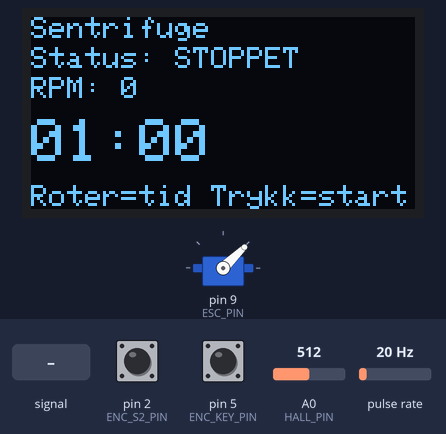
A sketch run on a simulated Arduino Uno, built with avr-gcc and run on an emulated ATmega328P. On the bench: servo, 128×64 one-colour display. Wiring (inferred from the names in the program): pulse sensor: data pin 3. Inputs (shaded band) come from the test bench; at power-on: pin 5 (ENC_KEY_PIN) HIGH, pin 2 (ENC_S2_PIN) HIGH, pulse rate 20 Hz, A0 (HALL_PIN) = 512.

Above: at 3.2 s.
3.3 s: pin 5 (ENC_KEY_PIN) pulled LOW for 0.15 s
At 3.54 s:
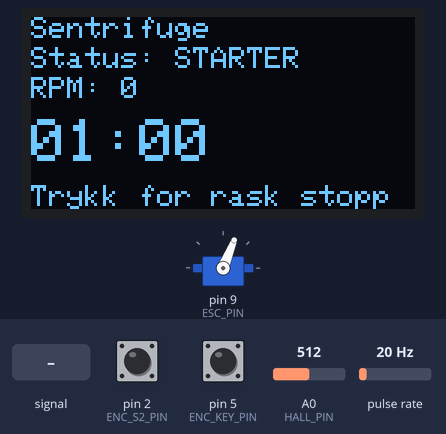
4.0 s: pin 5 (ENC_KEY_PIN) pulled LOW for 1 s
At 4.46 s:
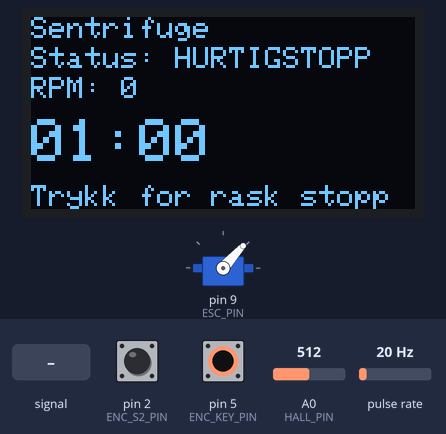
6.5 s: pin 2 (ENC_S2_PIN) pulled LOW for 0.15 s
At 6.75 s:
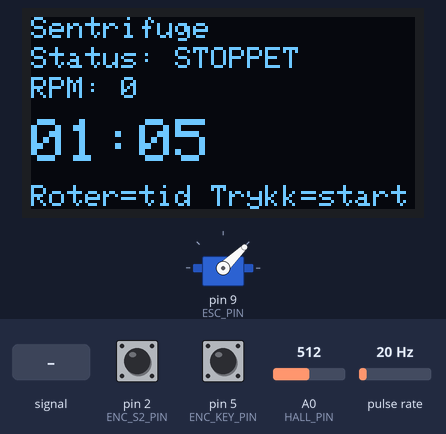
8.3 s: pin 5 (ENC_KEY_PIN) pulled LOW for 0.15 s
At 8.82 s:
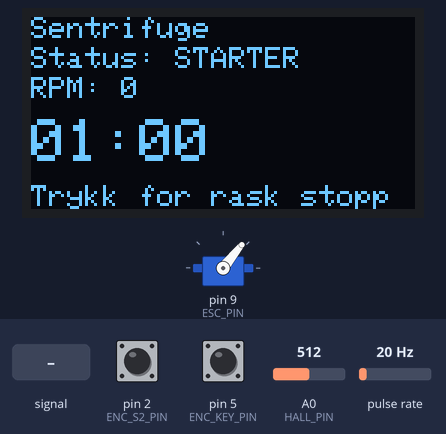
9.0 s: A0 (HALL_PIN) fed a 200 Hz sine of ±255 counts around its level
At 11.54 s:
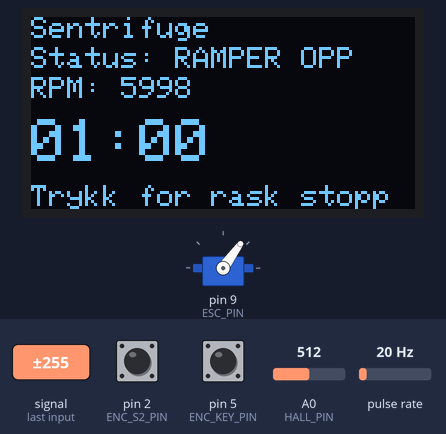
12.0 s: pulse rate (sensor on pin 3) set to 4 Hz
At 14.25 s:
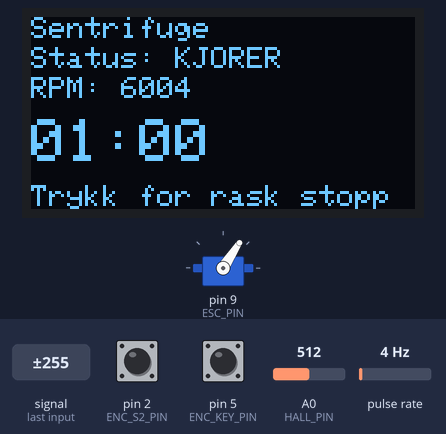
Timing chart, 0 to 15.8 s (numbered marks = the images above; inputs shaded):
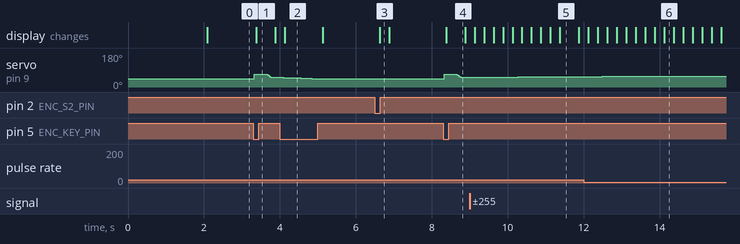

Measured:
- after the input at 3.3 s, servo on pin 9 (ESC_PIN): 44° → 68° at once, → 51° 0.31 s later; the display: changes after 0.08 s (image 1)
- after the input at 4.0 s, the display: changes after 0.13 s (image 2)
- after the input at 6.5 s, the display: changes after 0.13 s (image 3)
- after the input at 8.3 s, servo on pin 9 (ESC_PIN): 44° → 68° at once, → 51° 0.31 s later; the display: changes after 0.08 s (image 4)
- after the input at 9.0 s, the display: first changes after 0.13 s (image 5 shows a later state)
- what the display in image 5 shows lasts 0.5 s, from 11.4 s to 11.9 s

The sketch:

SentrifugeprogramAuto.ino
```cpp
#include <Wire.h>
#include <Adafruit_GFX.h>
#include <Adafruit_SSD1306.h>
#include <Servo.h>

// =========================
// PINNER
// =========================
const int ENC_S2_PIN    = 2;
const int ENC_S1_PIN    = 3;
const int ENC_KEY_PIN   = 5;
const int HALL_PIN      = A0;
const int ESC_PIN       = 9;

// =========================
// OLED
// =========================
#define SCREEN_WIDTH 128
#define SCREEN_HEIGHT 64
#define OLED_RESET -1
#define SCREEN_ADDRESS 0x3C

Adafruit_SSD1306 display(SCREEN_WIDTH, SCREEN_HEIGHT, &Wire, OLED_RESET);

// =========================
// ESC
// =========================
Servo esc;

const int ESC_STOP_US    = 1000; // stopp
const int POST_BOOST_US  = 1065; // lavt nivå rett etter boost
const int ESC_TARGET_US  = 1135; // ønsket kjørehastighet

const int START_BOOST_US = 1250;                // startboost
const unsigned long START_BOOST_TIME_MS = 300;  // hvor lenge boost varer

const unsigned long ESC_ARM_TIME_MS          = 2000;
const unsigned long DROP_AFTER_BOOST_TIME_MS = 150;   // rask ned etter boost
const unsigned long RAMP_TO_TARGET_TIME_MS   = 5000;  // rolig opp til target
const unsigned long RAMP_DOWN_NORMAL_MS      = 6000;
const unsigned long RAMP_DOWN_FAST_MS        = 1000;

// =========================
// TID / ENCODER
// =========================
volatile int encoderDelta = 0;

unsigned long setSeconds = 60;
unsigned long remainingSeconds = 60;

const unsigned long MIN_SECONDS  = 5;
const unsigned long MAX_SECONDS  = 3600;
const unsigned long STEP_SECONDS = 5;

// =========================
// HALL / RPM (ANALOG A0)
// =========================
const int PULSES_PER_REV = 1;

const int HALL_THRESHOLD_LOW  = 300;
const int HALL_THRESHOLD_HIGH = 450;

bool pulseLatched = false;
unsigned long lastAcceptedPulseMicros = 0;
unsigned long pulsePeriodMicros = 0;
bool newPulseAvailable = false;

float rpmMeasured = 0.0f;
float rpm = 0.0f;
unsigned long lastRpmUpdateMs = 0;

const unsigned long MIN_PULSE_GAP_US = 8000;
const unsigned long RPM_TIMEOUT_MS   = 1500;

const float RPM_FILTER_ALPHA = 0.20f;

int hallAnalogValue = 0;

// =========================
// TILSTANDSMASKIN
// =========================
enum State {
  IDLE,
  START_BOOST,
  DROP_AFTER_BOOST,
  RAMP_TO_TARGET,
  RUNNING,
  RAMP_DOWN_NORMAL,
  RAMP_DOWN_FAST
};

State state = IDLE;

int currentEscUs = ESC_STOP_US;
unsigned long rampStartTime = 0;
int rampFromUs = ESC_STOP_US;
int rampToUs = ESC_STOP_US;

// =========================
// TIDTAKING / KNAPP / DISPLAY
// =========================
unsigned long lastSecondTick = 0;

bool lastButtonReading = HIGH;
bool stableButtonState = HIGH;
unsigned long lastDebounceTime = 0;
const unsigned long debounceDelay = 30;

unsigned long lastDisplayUpdate = 0;
const unsigned long displayInterval = 250;

// =========================
// ENCODER INTERRUPT
// =========================
void handleEncoder() {
  if (digitalRead(ENC_S1_PIN) == digitalRead(ENC_S2_PIN)) {
    encoderDelta--;
  } else {
    encoderDelta++;
  }
}

// =========================
// HJELPEFUNKSJONER
// =========================
void writeEsc(int us) {
  currentEscUs = us;
  esc.writeMicroseconds(us);
}

void startRamp(int fromUs, int toUs) {
  rampFromUs = fromUs;
  rampToUs = toUs;
  rampStartTime = millis();
}

unsigned long getRampDuration(State s) {
  if (s == DROP_AFTER_BOOST) return DROP_AFTER_BOOST_TIME_MS;
  if (s == RAMP_TO_TARGET)   return RAMP_TO_TARGET_TIME_MS;
  if (s == RAMP_DOWN_NORMAL) return RAMP_DOWN_NORMAL_MS;
  if (s == RAMP_DOWN_FAST)   return RAMP_DOWN_FAST_MS;
  return 0;
}

void updateRamp() {
  unsigned long duration = getRampDuration(state);
  if (duration == 0) return;

  unsigned long elapsed = millis() - rampStartTime;

  if (elapsed >= duration) {
    writeEsc(rampToUs);

    if (state == DROP_AFTER_BOOST) {
      state = RAMP_TO_TARGET;
      startRamp(POST_BOOST_US, ESC_TARGET_US);
    } else if (state == RAMP_TO_TARGET) {
      state = RUNNING;
      lastSecondTick = millis();
    } else if (state == RAMP_DOWN_NORMAL || state == RAMP_DOWN_FAST) {
      state = IDLE;
      remainingSeconds = setSeconds;
    }
    return;
  }

  float frac = (float)elapsed / (float)duration;
  int value = rampFromUs + (int)((rampToUs - rampFromUs) * frac);
  writeEsc(value);
}

void beginRun() {
  remainingSeconds = setSeconds;
  state = START_BOOST;
  writeEsc(START_BOOST_US);
  rampStartTime = millis();
}

void beginNormalStop() {
  state = RAMP_DOWN_NORMAL;
  startRamp(currentEscUs, ESC_STOP_US);
}

void beginFastStop() {
  state = RAMP_DOWN_FAST;
  startRamp(currentEscUs, ESC_STOP_US);
}

void applyEncoderChange() {
  static int encoderAccum = 0;

  noInterrupts();
  int delta = encoderDelta;
  encoderDelta = 0;
  interrupts();

  encoderAccum += delta;

  while (encoderAccum >= 2) {
    if (state == IDLE) {
      if (setSeconds + STEP_SECONDS <= MAX_SECONDS) {
        setSeconds += STEP_SECONDS;
      } else {
        setSeconds = MAX_SECONDS;
      }
      remainingSeconds = setSeconds;
    }
    encoderAccum -= 2;
  }

  while (encoderAccum <= -2) {
    if (state == IDLE) {
      if (setSeconds >= MIN_SECONDS + STEP_SECONDS) {
        setSeconds -= STEP_SECONDS;
      } else {
        setSeconds = MIN_SECONDS;
      }
      remainingSeconds = setSeconds;
    }
    encoderAccum += 2;
  }
}

bool buttonPressed() {
  bool reading = digitalRead(ENC_KEY_PIN);

  if (reading != lastButtonReading) {
    lastDebounceTime = millis();
  }

  bool pressedEvent = false;

  if ((millis() - lastDebounceTime) > debounceDelay) {
    if (reading != stableButtonState) {
      stableButtonState = reading;
      if (stableButtonState == LOW) {
        pressedEvent = true;
      }
    }
  }

  lastButtonReading = reading;
  return pressedEvent;
}

void updateCountdown() {
  if (state != RUNNING) return;

  unsigned long now = millis();

  if (now - lastSecondTick >= 1000) {
    lastSecondTick += 1000;

    if (remainingSeconds > 0) {
      remainingSeconds--;
    }

    if (remainingSeconds == 0) {
      beginNormalStop();
    }
  }
}

void updateHallSensor() {
  hallAnalogValue = analogRead(HALL_PIN);
  unsigned long now = micros();

  if (!pulseLatched && hallAnalogValue < HALL_THRESHOLD_LOW) {
    if (lastAcceptedPulseMicros != 0) {
      unsigned long dt = now - lastAcceptedPulseMicros;

      if (dt >= MIN_PULSE_GAP_US) {
        pulsePeriodMicros = dt;
        newPulseAvailable = true;
        lastAcceptedPulseMicros = now;
      }
    } else {
      lastAcceptedPulseMicros = now;
    }

    pulseLatched = true;
  }

  if (pulseLatched && hallAnalogValue > HALL_THRESHOLD_HIGH) {
    pulseLatched = false;
  }
}

void updateRPM() {
  updateHallSensor();

  if (newPulseAvailable && pulsePeriodMicros > 0) {
    unsigned long localPeriod = pulsePeriodMicros;
    newPulseAvailable = false;

    float pulseFreq = 1000000.0f / (float)localPeriod;
    rpmMeasured = (pulseFreq * 60.0f) / (float)PULSES_PER_REV;
    lastRpmUpdateMs = millis();

    if (rpm <= 0.1f) {
      rpm = rpmMeasured;
    } else {
      rpm = RPM_FILTER_ALPHA * rpmMeasured + (1.0f - RPM_FILTER_ALPHA) * rpm;
    }
  }

  if (millis() - lastRpmUpdateMs > RPM_TIMEOUT_MS) {
    rpmMeasured = 0.0f;
    rpm = 0.0f;
  }
}

void formatTime(unsigned long totalSeconds, char *buffer, size_t len) {
  unsigned int minutes = totalSeconds / 60;
  unsigned int seconds = totalSeconds % 60;
  snprintf(buffer, len, "%02u:%02u", minutes, seconds);
}

const char* stateText() {
  switch (state) {
    case IDLE:              return "STOPPET";
    case START_BOOST:       return "STARTER";
    case DROP_AFTER_BOOST:  return "SENKER";
    case RAMP_TO_TARGET:    return "RAMPER OPP";
    case RUNNING:           return "KJORER";
    case RAMP_DOWN_NORMAL:  return "RAMPER NED";
    case RAMP_DOWN_FAST:    return "HURTIGSTOPP";
    default:                return "";
  }
}

void drawDisplay() {
  char timeBuf[10];
  unsigned long shownSeconds = (state == IDLE) ? setSeconds : remainingSeconds;
  formatTime(shownSeconds, timeBuf, sizeof(timeBuf));

  display.clearDisplay();
  display.setTextColor(SSD1306_WHITE);

  display.setTextSize(1);
  display.setCursor(0, 0);
  display.print("Sentrifuge");

  display.setCursor(0, 10);
  display.print("Status: ");
  display.print(stateText());

  display.setCursor(0, 20);
  display.print("RPM: ");
  display.print((int)(rpm + 0.5f));

  display.setTextSize(2);
  display.setCursor(0, 34);
  display.print(timeBuf);

  display.setTextSize(1);
  display.setCursor(0, 56);
  if (state == IDLE) {
    display.print("Roter=tid Trykk=start");
  } else {
    display.print("Trykk for rask stopp");
  }

  display.display();
}

// =========================
// SETUP
// =========================
void setup() {
  pinMode(ENC_S1_PIN, INPUT_PULLUP);
  pinMode(ENC_S2_PIN, INPUT_PULLUP);
  pinMode(ENC_KEY_PIN, INPUT_PULLUP);

  pinMode(HALL_PIN, INPUT);

  attachInterrupt(digitalPinToInterrupt(ENC_S1_PIN), handleEncoder, CHANGE);

  Serial.begin(115200);

  esc.attach(ESC_PIN);
  writeEsc(ESC_STOP_US);

  if (!display.begin(SSD1306_SWITCHCAPVCC, SCREEN_ADDRESS)) {
    while (true) {
      delay(100);
    }
  }

  display.clearDisplay();
  display.setTextSize(1);
  display.setTextColor(SSD1306_WHITE);
  display.setCursor(0, 0);
  display.println("Armerer ESC...");
  display.setCursor(0, 16);
  display.println("Hold rotor fri");
  display.display();

  delay(ESC_ARM_TIME_MS);

  state = IDLE;
  remainingSeconds = setSeconds;
  drawDisplay();
}

// =========================
// LOOP
// =========================
void loop() {
  applyEncoderChange();

  if (buttonPressed()) {
    if (state == IDLE) {
      beginRun();
    } else if (state == START_BOOST || state == DROP_AFTER_BOOST || state == RAMP_TO_TARGET || state == RUNNING || state == RAMP_DOWN_NORMAL) {
      beginFastStop();
    }
  }

  if (state == START_BOOST) {
    if (millis() - rampStartTime >= START_BOOST_TIME_MS) {
      state = DROP_AFTER_BOOST;
      startRamp(START_BOOST_US, POST_BOOST_US);
    }
  }

  updateRamp();
  updateCountdown();
  updateRPM();

  if (millis() - lastDisplayUpdate >= displayInterval) {
    lastDisplayUpdate = millis();
    drawDisplay();
  }
}
```
